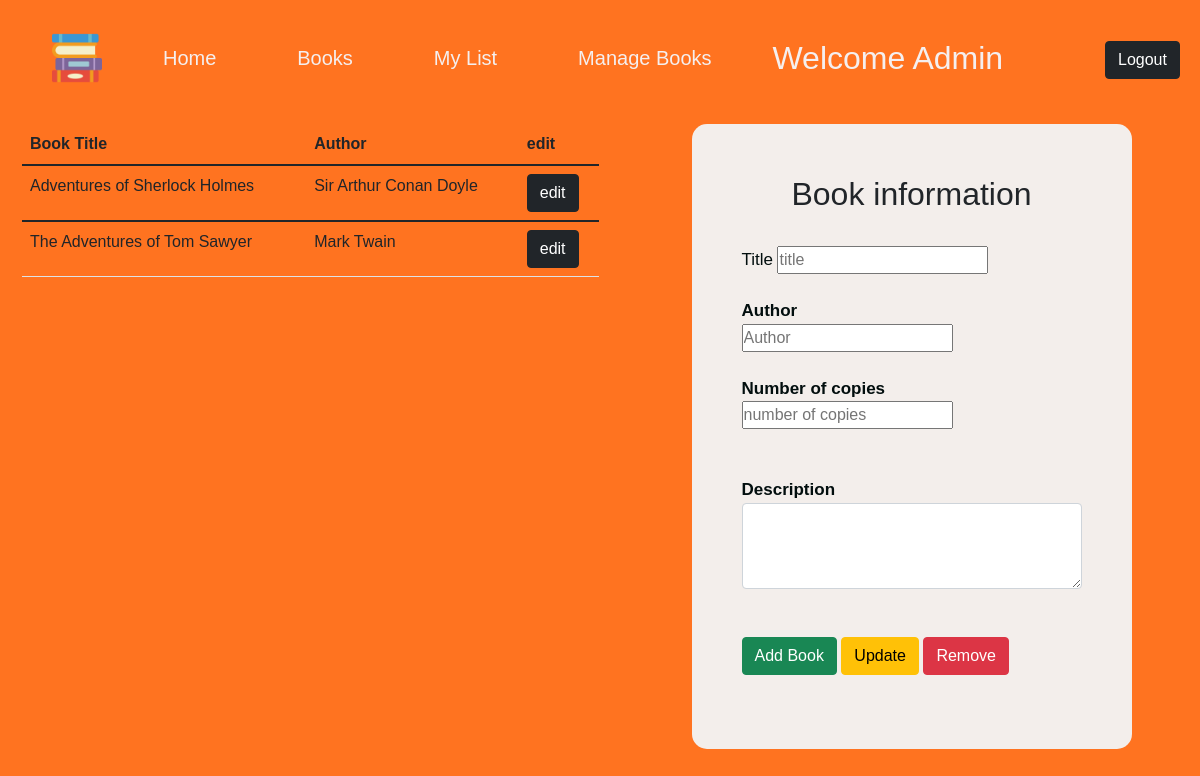
The app's page /managebooksview (signed in) with its own data.
### tables this page shows
CREATE TABLE Book (
    bookId int(11) NOT NULL Primary Key AUTO_INCREMENT,
    title varchar(255) NOT NULL,
   `description` varchar(255) NOT NULL,
    author varchar(255) NOT NULL,
    numberOfCopies int(11) NOT NULL
    
);

### public/controller/BookController.php (called while the page is built, shortened)
<?php
include_once "service/BookService.php";
class BookController
{
    private $bookService;
    public function __construct()
    {
        $this->bookService = new BookService();
    }
    public function manageBooksview(){
        $books = $this->bookService->getAllBooks();
        include ('views/manageBook.php');
    }
}

### public/index.php (called while the page is built, shortened)
<?php
$uri = trim($_SERVER['REQUEST_URI'], '/');
$router = new SwitchRouter();
$router->route($uri);

### db.php (called while the page is built)
<?php
class DB extends PDO
{
    private static DB $instance;
    public static function getInstance(): DB
    {
        if (empty(self::$instance)) {
            try {
                $dbOptions = self::getConfig();
                $port = $dbOptions['port'];
                $host = $dbOptions['hostname'];
                $name = $dbOptions['name'];
                $user = $dbOptions['username'];
                $password = $dbOptions['password'];
                $charset = 'utf8mb4';
                $dsn = "mysql:host=$host;port=$port;dbname=$name;charset=$charset";
                self::$instance = new DB($dsn, $user, $password);
                self::$instance->setAttribute(PDO::ATTR_ERRMODE, PDO::ERRMODE_SILENT);
            } catch (PDOException $pdoe) {
                echo $pdoe->getMessage();
            }
        }
        return self::$instance;
    }
    static function getConfig()
    {
        return [
            'hostname' => $_ENV['PHP_DB_HOST'],
            'port' => 3306,
            'username' => $_ENV['MYSQL_USER'],
            'password' => $_ENV['MYSQL_ROOT_PASSWORD'],
            'name' => $_ENV['MYSQL_DATABASE']
        ];
    }
}

### public/service/BookService.php (called while the page is built, shortened)
<?php
require_once("../db.php");
require_once("model/Book.php");
class BookService extends PDO
{
    private DB $db;
    public function __construct()
    {
        $this->db = DB::getInstance();
    }
    public function getAllBooks()
    {
        $stmt = $this->db->prepare("select bookId,title,description,author,numberOfCopies from Book ORDER BY bookId DESC");
        $stmt->setFetchMode(PDO::FETCH_CLASS, 'Book');
        $stmt->execute();
        $books = $stmt->fetchAll();
        return $books;
    }
}

### public/model/Book.php (called while the page is built, shortened)
<?php
class Book
{
    private ?string $title = null;
    private ?string $author = null;
    public function __construct()
    {
        $number_of_arguments = func_num_args();
    }
    public function getTitle()
    {
        return $this->title;
    }
    public function getAuthor()
    {
        return $this->author;
    }
}

### public/views/ManageBook.php (the view, shortened to what this page needs)
<?php
include 'Menubar.php';
include_once "controller/BookController.php";
include_once "model/Book.php";
?>
<link href="https://cdn.jsdelivr.net/npm/bootstrap@5.1.3/dist/css/bootstrap.min.css" rel="stylesheet">
<link rel="stylesheet" href="css/styleLogin.css">
<link rel="stylesheet" href="css/style1.css">
<div class="row">
    <div class="col-md-6">
        <br>
        <table class="table" id = 'dsTable' >
            <thead>
                <tr>
                    <th>Book Title</th>
                    <th >Author</th>
                    <th>edit</th>
                </tr>
            </thead>
            <?php
            if (count($books) == 0) {
                echo ("There is no book to read. incase of a problem contact the library Admin.");
            } else {
                foreach ($books as $book) {
            ?>
                    <tbody>
                            <tr>
                                <td > <?php echo $book->getTitle() ?></td>
                                <td > <?php echo $book->getAuthor() ?></td>
                                <td> <button id="submit" type="submit" class="btn btn-dark" name="edit"> edit</button></td>
                            </tr>
                    </tbody>
            <?php
                }
            }
            ?>
        </table>
    </div>
    <div class="col-sm-6">
    <br>
        <div class="login">
        <h2 class="text-dark">Book information</h2><br>
            <form class="bookinfo" id="bookinfo" action="newbook/form" method="post">
                <label for="title">Title</label>
                <input type="text" name="title" id="title" placeholder="title" required>
                <br> <br>
                <label><b>Author</b> </label>
                <br>
                <input type="text" name="author" id="author" placeholder="Author" required>
                <br> <br>
                <label><b>Number of copies</b></label>
                <br>
                <input type="text" name="numberOfCopies" id="numberOfCopies" placeholder="number of copies" required>
                <br>
                <br><br>
                <label><b>Description</b> </label>
                <br>
               <textarea class="form-control" name="description" id="description" cols="20" rows="3"></textarea>
                  <br><br>
                <button type="submit" id="submit" class="btn btn-success" name="addbook">Add Book</button>
                <button type="submit" id="submit" class="btn btn-warning" name="updatebook">Update</button>
                <button type="submit" id="submit" class="btn btn-danger" name="removebook">Remove</button>
                <br>
            </form>
            <br>
        </div>
    </div>
</div>
</body>
</html>

### public/css/style1.css (style rules this page uses)
* { margin: 0; padding: 0; }
body { background-color: #FF7320 ; }
.row { margin-left: 10px; }

### public/css/styleLogin.css (style rules this page uses)
* { margin: 0; padding: 0; }
body { font-family: 'Arial'; }
.login { width: 440px; margin: auto; padding: 50px; background: #f3eeeb; border-radius: 15px ; }
h2 { text-align: center; color: #f9f3f3; padding: 1px; }
label { color: #020e0e; font-size: 17px; }

### records on screen
book: title "Adventures of Sherlock Holmes", author "Sir Arthur Conan Doyle"
book: title "The Adventures of Tom Sawyer", author "Mark Twain"

### other values on screen
$_SESSION["user"]->firstName "Admin"
